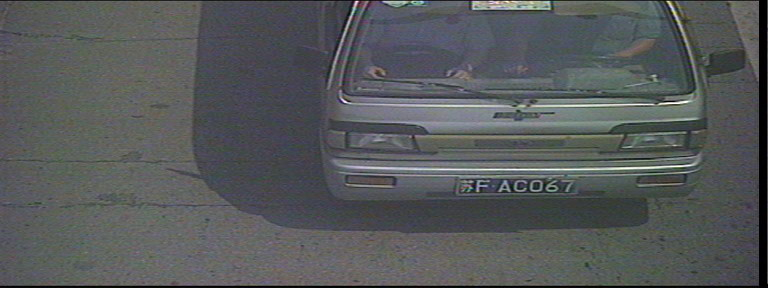
#> input picture dataset/028.jpg, 768 x 288 px
$ python -i ImageCorrection.py   (imports and definitions only)
#> lines starting #> are read from the running program, lines starting #| are printed output that depends on the picture; long printed decimals are rounded
#> further down, picture is the input picture: shape (288, 768, 3); mean B, G, R 90, 89, 86
def imageCorrection(bgrImage):
    import cv2
    import numpy as np

    originImage = bgrImage.copy()
    grayImage = cv2.cvtColor(originImage, cv2.COLOR_BGR2GRAY)
    grayImage = cv2.medianBlur(grayImage, 3)
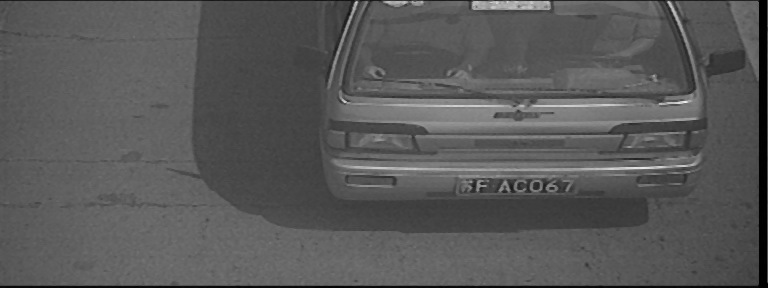
#> grayImage: shape (288, 768); min 0, max 237, mean 88.3
    # grayImage = cv2.medianBlur(grayImage, 3)
    grayImage = cv2.GaussianBlur(grayImage, (3, 3), 0)

    cannyImage = cv2.Canny(grayImage, 30, 100)
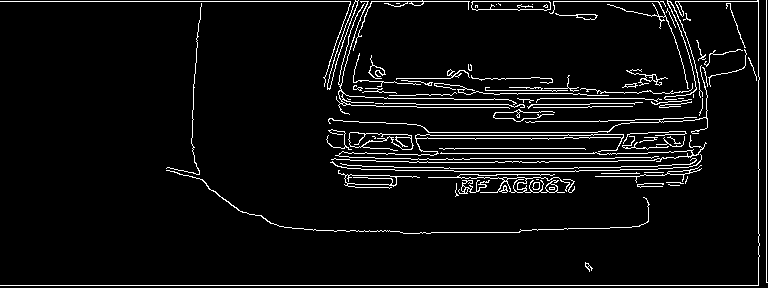
#> cannyImage: shape (288, 768); 5.6% white in thin lines or dots
    # cv2.imshow('Canny', cannyImage)
    # cv2.waitKey(0)
    # cv2.destroyAllWindows()
    height, width = grayImage.shape
#> height = 288; width = 768
    lines = cv2.HoughLines(cannyImage, 1, 5 * np.pi / 180, 10)
#> lines = 1944 rows, first 8: [285, 1.57], [1, 1.57], [766, 0], [758, 0], [153, 1.57], [158, 1.57], [132, 1.57], [98, 1.57]
    result = grayImage.copy()
    maxLengthLineH = np.array([0.0, 0.0])
    maxLengthLineV = np.array([0.0, 0.0])

    if lines is None:
        return originImage
    for line in lines[0]:
        rho = line[0]  # 第一个元素是距离rho
        theta = line[1]  # 第二个元素是角度theta
        print(rho)
        print(theta)
        # if np.abs(rho) < 26:
        #     continue
        if (theta < (np.pi / 4.)) or (theta > (3. * np.pi / 4.0)):  # 垂直直线
            print('Vertical')
            # 该直线与第一行的交点
            pt1 = (int(rho / np.cos(theta)), 0)
            # 该直线与最后一行的焦点
            pt2 = (int((rho - result.shape[0] * np.sin(theta)) / np.cos(theta)), result.shape[0])
            # 绘制一条白线
            cv2.line(result, pt1, pt2, 255)

            if np.abs(rho) > np.abs(maxLengthLineV[0]):
                maxLengthLineV = line
        else:  # 水平直线
            print('Horizontal')
            # 该直线与第一列的交点
            pt1 = (0, int(rho / np.sin(theta)))
            # 该直线与最后一列的交点
            pt2 = (result.shape[1], int((rho - result.shape[1] * np.cos(theta)) / np.sin(theta)))
            # 绘制一条直线
            cv2.line(result, pt1, pt2, 255, 1)

            if np.abs(rho) > np.abs(maxLengthLineH[0]):
                maxLengthLineH = line
#> this loop made 1 pass
#> (rho, theta, pt1, pt2) on pass 1: (285, 1.57, (0, 285), (768, 284))
#| 285.0
#| 1.571
#| Horizontal
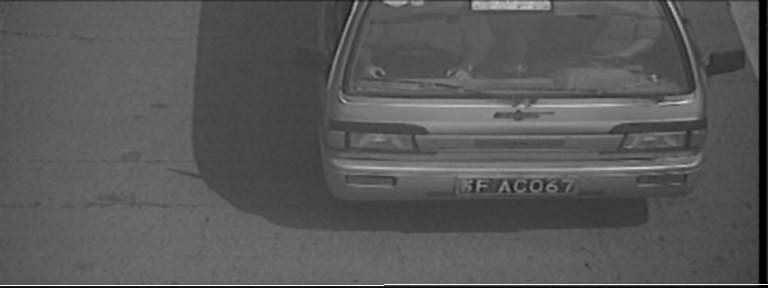
#> result: shape (288, 768); min 0, max 255, mean 88.9
#> after the loop, maxLengthLineV = [0, 0]

    # cv2.imshow('Result', result)
    # cv2.waitKey(0)
    # cv2.destroyAllWindows()

    h, w = grayImage.shape[:2]
#> h = 288; w = 768
    center = (w // 2, h // 2)
#> center = (384, 144)
    corrImage = originImage.copy()
    if maxLengthLineH[0] > 0:
        print('length>0')
        M = cv2.getRotationMatrix2D(center,  180 * (maxLengthLineH[1]) / np.pi - 90, 1)
#> M = [[1, -7.55e-08, 1.09e-05], [7.55e-08, 1, -2.9e-05]]
    elif maxLengthLineH[0] < 0:
        print('length<=0')
        M = cv2.getRotationMatrix2D(center, 180 * (maxLengthLineH[1]) / np.pi - 90, 1)
    else:
        return originImage

    corrImage = cv2.warpAffine(corrImage, M, (w, h))
    # cv2.imshow('Result', corrImage)
    # cv2.waitKey(0)
    # cv2.destroyAllWindows()
    return corrImage

>>> import cv2
>>> picture = cv2.imread('dataset/028.jpg')
>>> result = imageCorrection(picture)

$ run again, on dataset/031.jpg
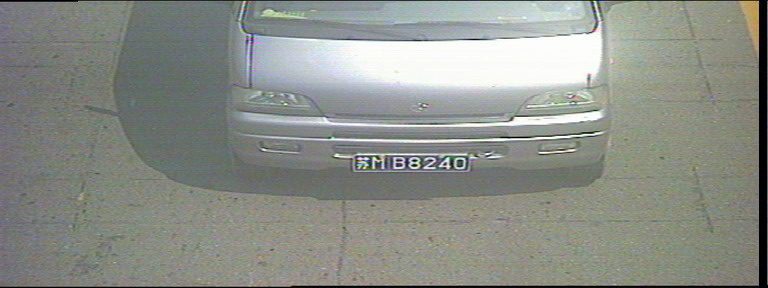
#> input picture dataset/031.jpg, 768 x 288 px
#> picture is the input picture: shape (288, 768, 3); mean B, G, R 136.2, 142.8, 139.5
#> in imageCorrection, `cannyImage = cv2.Canny(grayImage, 30, 100)`:
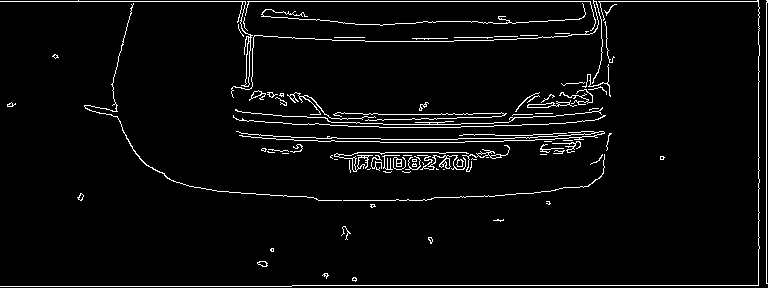
#> cannyImage: shape (288, 768); 4% white in thin lines or dots
#> lines = 1980 rows, first 8: [1, 1.57], [285, 1.57], [766, 0], [758, 0], [114, 1.57], [138, 1.57], [124, 1.57], [90, 1.66]
#> the loop in imageCorrection, `for line in lines[0]:` made 1 pass
#> (rho, theta, pt2) on pass 1: (1, 1.57, (768, 0))
#> (printed output is left out)
#> after the loop in imageCorrection, `for line in lines[0]:`:
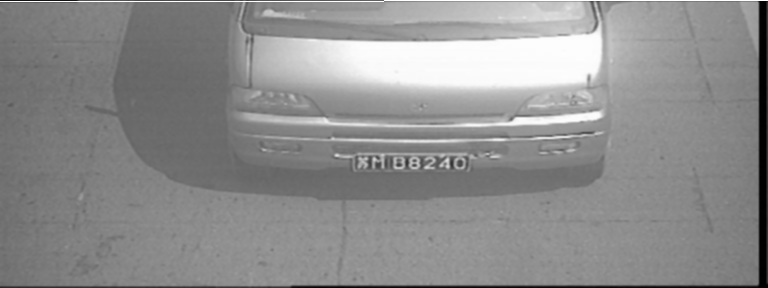
#> result: shape (288, 768); min 0, max 255, mean 141.7
#> after the loop in imageCorrection, `for line in lines[0]:`: maxLengthLineV = [0, 0]
#> M = [[1, -7.55e-08, 1.09e-05], [7.55e-08, 1, -2.9e-05]]

$ run again, on dataset/033.jpg
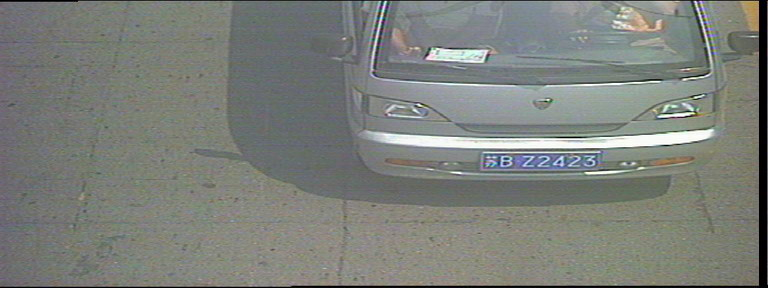
#> input picture dataset/033.jpg, 768 x 288 px
#> picture is the input picture: shape (288, 768, 3); mean B, G, R 122, 127.4, 123.9
#> in imageCorrection, `cannyImage = cv2.Canny(grayImage, 30, 100)`:
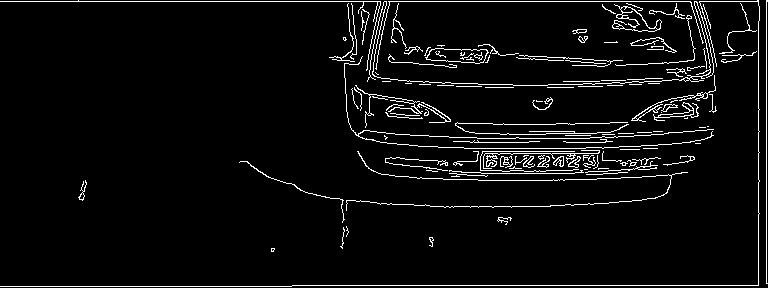
#> cannyImage: shape (288, 768); 4.8% white in thin lines or dots
#> lines = 1864 rows, first 8: [1, 1.57], [285, 1.57], [766, 0], [758, 0], [148, 1.57], [173, 1.57], [201, 1.48], [138, 1.57]
#> the loop in imageCorrection, `for line in lines[0]:` made 1 pass
#> (rho, theta, pt2) on pass 1: (1, 1.57, (768, 0))
#> (printed output is left out)
#> after the loop in imageCorrection, `for line in lines[0]:`:
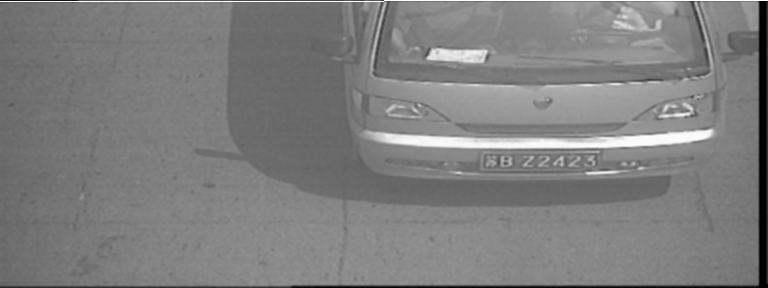
#> result: shape (288, 768); min 0, max 255, mean 126.4
#> after the loop in imageCorrection, `for line in lines[0]:`: maxLengthLineV = [0, 0]
#> M = [[1, -7.55e-08, 1.09e-05], [7.55e-08, 1, -2.9e-05]]

$ run again, on dataset/036.jpg
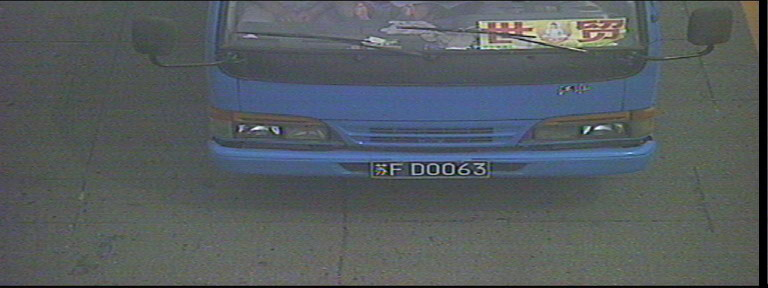
#> input picture dataset/036.jpg, 768 x 288 px
#> picture is the input picture: shape (288, 768, 3); mean B, G, R 95.8, 92.1, 85.4
#> in imageCorrection, `cannyImage = cv2.Canny(grayImage, 30, 100)`:
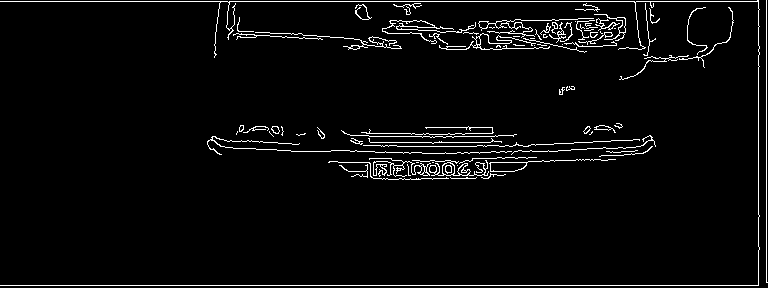
#> cannyImage: shape (288, 768); 3.7% white in thin lines or dots
#> lines = 2006 rows, first 8: [285, 1.57], [1, 1.57], [766, 0], [758, 0], [142, 1.57], [151, 1.57], [136, 1.57], [37, 1.57]
#> the loop in imageCorrection, `for line in lines[0]:` made 1 pass
#> (rho, theta, pt1, pt2) on pass 1: (285, 1.57, (0, 285), (768, 284))
#> (printed output is left out)
#> after the loop in imageCorrection, `for line in lines[0]:`:
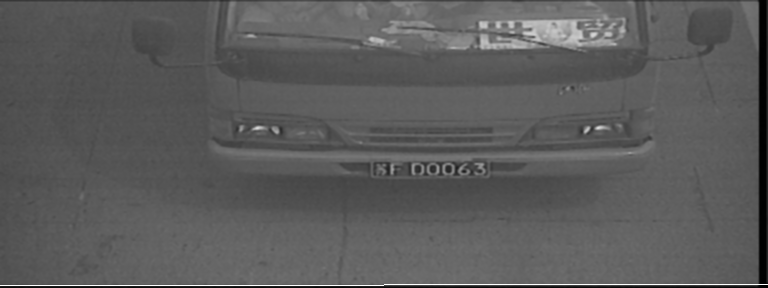
#> result: shape (288, 768); min 0, max 255, mean 91.2
#> after the loop in imageCorrection, `for line in lines[0]:`: maxLengthLineV = [0, 0]
#> M = [[1, -7.55e-08, 1.09e-05], [7.55e-08, 1, -2.9e-05]]
